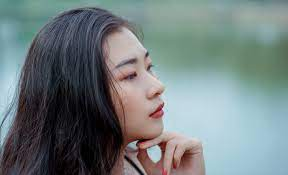
#> input picture portrait_lady.png, 288 x 175 px
$ jupyter execute OpenCV_Quiz3.ipynb   (shell and % lines are left out)
#> lines starting #> are read from the running program, lines starting #| are printed output that depends on the picture; after the words box and inside, x2 and y2 are one past the last pixel; in counts of white or black regions, pixels touching at a corner belong together
[cell 1]
import os
import io
import cv2 as cv
import numpy as np
from matplotlib import pyplot as plt

[cell 2]
from google.colab import drive
drive.mount('/content/drive')

[cell 3]
%cd /content/drive/MyDrive/Colab Notebooks/SigmaML2024/SigmaML_OpenCV/

Read Input Image

[cell 4]
if os.path.exists("portrait_lady.png"):
  img = cv.imread("portrait_lady.png")
#> img is the input picture: shape (175, 288, 3); mean B, G, R 126.3, 125.5, 113.5

 # Check if the image was loaded correctly
  if img is not None:
    plt.imshow(img)
    plt.show()
  else:
      print("Error: Could not load image!")
else:
  print("Error: Image file not found!")

[cell 5]
# Converting to RGB
RGB_img = cv.cvtColor(img, cv.COLOR_BGR2RGB)
plt.imshow(RGB_img)

[cell 6]
from google.colab.patches import cv2_imshow
cv2_imshow(img) # OG image

Q1. Enhance Contrast : Histogram Equilization

[cell 7]
img = cv.imread("portrait_lady.png")
hsv = cv.cvtColor(img, cv.COLOR_BGR2HSV)
#> hsv: shape (175, 288, 3); mean H, S, V 89.5, 60.7, 135.2
cv2_imshow(hsv)
print(hsv.shape)
#| (175, 288, 3)

# Equivalise the histogram
new_value = cv.equalizeHist(hsv[..., 2])
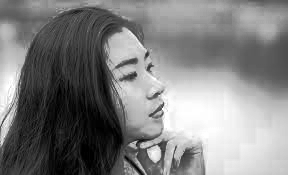
#> new_value: shape (175, 288); min 0, max 255, mean 128
hsv[:, :, 2] = new_value
#> hsv: shape (175, 288, 3); mean H, S, V 89.5, 60.7, 128

# Convert image back to BGR
equalized_image = cv.cvtColor(hsv, cv.COLOR_HSV2BGR)
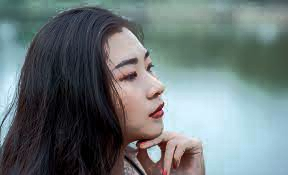
#> equalized_image: shape (175, 288, 3); mean B, G, R 120, 118.9, 107.2

print("\nOutput 1 :")
cv2_imshow(equalized_image)

Q2. Extract the mask : Thresholding

[cell 8]
# Binary Thresholding - Converting to binary image
img = cv.imread('portrait_lady.png', cv.IMREAD_GRAYSCALE)
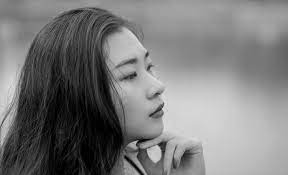
#> img: shape (175, 288); min 0, max 228, mean 122

# Otsu's
ret, binary_img1 = cv.threshold(img,0,255,cv.THRESH_BINARY+cv.THRESH_OTSU)
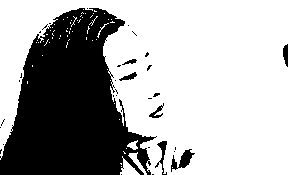
#> binary_img1: shape (175, 288); 66.8% white; 33 black regions (26 under 20 px), largest, box (x1, y1, x2, y2) and area: (0, 8, 157, 175) 15994, (171, 149, 195, 172) 220, (155, 141, 167, 175) 132
#> ret = 102
print("Otsu Threshold used : ", ret)
#| Otsu Threshold used :  102.0

print("\nOutput 2(1) :")
cv2_imshow(binary_img1)

[cell 9]
ret, binary_img2 = cv.threshold(img, 97, 255,cv.THRESH_BINARY)
#> binary_img2: shape (175, 288); 67.8% white; 37 black regions (30 under 20 px), largest, box (x1, y1, x2, y2) and area: (0, 8, 156, 175) 15669, (179, 150, 194, 168) 147, (156, 141, 167, 167) 100
print("Output 2(2) :")
cv2_imshow(binary_img2) # To Remove Black patch near the right corner to match the required output

Q3. Extract Edges : (a) Only Morphological Operations ; (b) Standard Edge Detector

[cell 10]
kernel = np.ones((2,2),np.uint8)
dilation = cv.dilate(~binary_img1,kernel,iterations = 1) # To fill gaps in hair
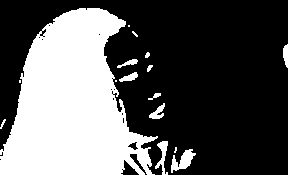
#> dilation: shape (175, 288); 35.2% white; 16 white regions (5 under 20 px), largest, box (x1, y1, x2, y2) and area: (0, 8, 158, 175) 16720, (171, 149, 196, 173) 286, (155, 141, 168, 175) 192
cv2_imshow(dilation)

[cell 11]
erosion = cv.erode(dilation,kernel,iterations = 1) # For thinner borders like desired output
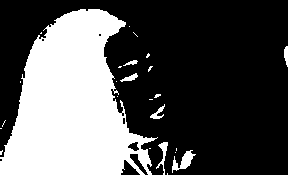
#> erosion: shape (175, 288); 33.5% white; 25 white regions (18 under 20 px), largest, box (x1, y1, x2, y2) and area: (0, 9, 158, 175) 16162, (172, 150, 196, 173) 223, (156, 142, 168, 175) 127
cv2_imshow(erosion)

[cell 12]
kernel = np.ones((2,2),np.uint8)
gradient = cv.morphologyEx(erosion, cv.MORPH_GRADIENT, kernel) # Difference of dilation and erosion
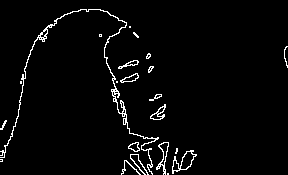
#> gradient: shape (175, 288); 3.1% white in thin lines or dots
print("Output 3(a) :")
cv2_imshow(gradient)

[cell 13]
### Canny Edge Detector
img = cv.imread('portrait_lady.png', cv.IMREAD_GRAYSCALE)
edges = cv.Canny(img, 100, 200)
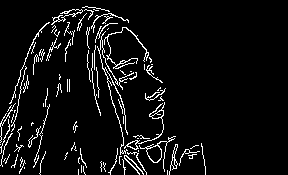
#> edges: shape (175, 288); 6% white in thin lines or dots, all inside (x1, y1, x2, y2) = (0, 6, 206, 175)

plt.subplot(121),plt.imshow(img,cmap = 'gray')
plt.title('Original Image'), plt.xticks([]), plt.yticks([])
plt.subplot(122),plt.imshow(edges,cmap = 'gray')
plt.title('Edge Image'), plt.xticks([]), plt.yticks([])
print("Output 3(b) :")
plt.show()

Q4. Segmentation using GrabCut()

[cell 14]
img = cv.imread('portrait_lady.png')
print(img.shape)
#| (175, 288, 3)

mask = np.zeros(img.shape[:2],np.uint8)
bgdModel = np.zeros((1,65),np.float64)
fgdModel = np.zeros((1,65),np.float64)
rect = (0, 0, 175, 288)

cv.grabCut(img, mask, rect, bgdModel, fgdModel, 1, cv.GC_INIT_WITH_RECT)
mask2 = np.where((mask==2)|(mask==0),0,1).astype('uint8')
grabcut_img = img*mask2[:,:,np.newaxis]
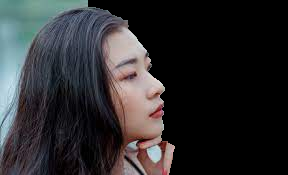
#> grabcut_img: shape (175, 288, 3); mean B, G, R 45.9, 44, 44.6

plt.imshow(grabcut_img),plt.colorbar(),plt.show()
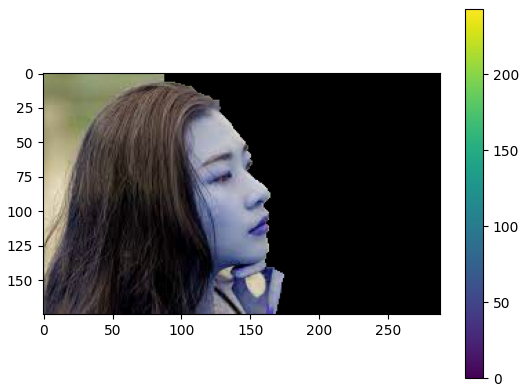
#> figure drawn by matplotlib, 2 panels; B, G, R data is drawn as R, G, B

[cell 15]
cv2_imshow(grabcut_img) # In Actual color, but not matching with desired output

[cell 16]
# Converting to imread color
bgr_grabcut_img = cv.cvtColor(grabcut_img, cv.COLOR_BGR2RGB)

print("\nOutput 4 :")
cv2_imshow(bgr_grabcut_img)

Saving Output

[cell 17]
%cd /content/drive/MyDrive/Colab Notebooks/SigmaML2024/SigmaML_OpenCV/Output Images/

[cell 18]
# Saving the images
cv.imwrite('OutputQ1.png', equalized_image)
cv.imwrite('OutputQ2_1.png', binary_img1)
cv.imwrite('OutputQ2_2.png', binary_img2)
cv.imwrite('OutputQ3a.png', gradient)
cv.imwrite('OutputQ3b.png', edges)
cv.imwrite('OutputQ4_rgb.png', grabcut_img)
cv.imwrite('OutputQ4.png', bgr_grabcut_img)
#> Out = True
